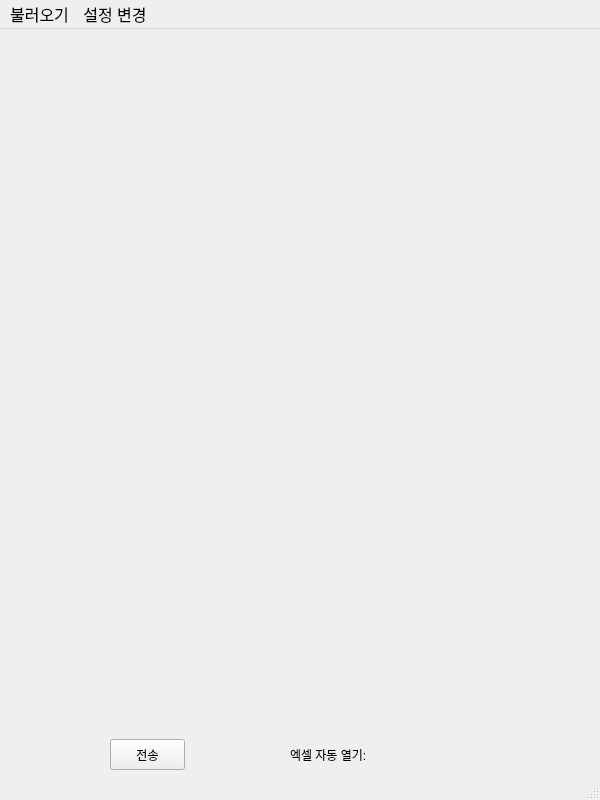
<?xml version="1.0" encoding="UTF-8"?>
<ui version="4.0">
 <class>MainWindow</class>
 <widget class="QMainWindow" name="MainWindow">
  <property name="enabled">
   <bool>true</bool>
  </property>
  <property name="geometry">
   <rect>
    <x>0</x>
    <y>0</y>
    <width>600</width>
    <height>800</height>
   </rect>
  </property>
  <property name="mouseTracking">
   <bool>false</bool>
  </property>
  <property name="tabletTracking">
   <bool>false</bool>
  </property>
  <property name="windowTitle">
   <string>MainWindow</string>
  </property>
  <widget class="QWidget" name="centralwidget">
   <widget class="QWidget" name="ui_file_list_widget" native="true">
    <property name="geometry">
     <rect>
      <x>130</x>
      <y>120</y>
      <width>300</width>
      <height>400</height>
     </rect>
    </property>
    <property name="sizePolicy">
     <sizepolicy hsizetype="Preferred" vsizetype="Preferred">
      <horstretch>0</horstretch>
      <verstretch>0</verstretch>
     </sizepolicy>
    </property>
    <property name="maximumSize">
     <size>
      <width>400</width>
      <height>650</height>
     </size>
    </property>
   </widget>
   <widget class="QPushButton" name="push_button_send">
    <property name="geometry">
     <rect>
      <x>110</x>
      <y>710</y>
      <width>75</width>
      <height>31</height>
     </rect>
    </property>
    <property name="text">
     <string>전송</string>
    </property>
   </widget>
   <widget class="QLabel" name="label_excel_state">
    <property name="geometry">
     <rect>
      <x>290</x>
      <y>710</y>
      <width>151</width>
      <height>31</height>
     </rect>
    </property>
    <property name="text">
     <string>엑셀 자동 열기:</string>
    </property>
   </widget>
  </widget>
  <widget class="QMenuBar" name="menubar">
   <property name="geometry">
    <rect>
     <x>0</x>
     <y>0</y>
     <width>600</width>
     <height>27</height>
    </rect>
   </property>
   <property name="font">
    <font>
     <pointsize>12</pointsize>
    </font>
   </property>
   <widget class="QMenu" name="menu_load">
    <property name="font">
     <font>
      <family>Consolas</family>
      <pointsize>12</pointsize>
      <weight>75</weight>
      <bold>true</bold>
     </font>
    </property>
    <property name="title">
     <string>불러오기</string>
    </property>
   </widget>
   <widget class="QMenu" name="menu_settings">
    <property name="title">
     <string>설정 변경</string>
    </property>
   </widget>
   <addaction name="menu_load"/>
   <addaction name="menu_settings"/>
  </widget>
  <widget class="QStatusBar" name="statusbar"/>
 </widget>
 <resources/>
 <connections/>
</ui>
